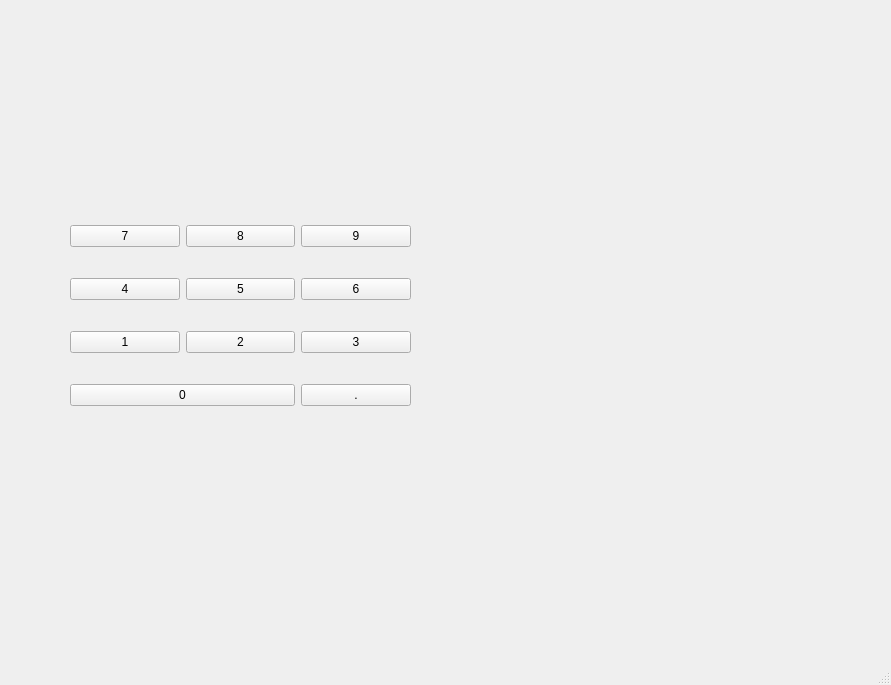
<?xml version="1.0" encoding="UTF-8"?>
<ui version="4.0">
 <class>MainWindow</class>
 <widget class="QMainWindow" name="MainWindow">
  <property name="geometry">
   <rect>
    <x>0</x>
    <y>0</y>
    <width>891</width>
    <height>685</height>
   </rect>
  </property>
  <property name="windowTitle">
   <string>MainWindow</string>
  </property>
  <widget class="QWidget" name="centralwidget">
   <widget class="QWidget" name="">
    <property name="geometry">
     <rect>
      <x>70</x>
      <y>200</y>
      <width>341</width>
      <height>231</height>
     </rect>
    </property>
    <layout class="QGridLayout" name="gridLayout">
     <item row="3" column="2">
      <widget class="QPushButton" name="pushButton_4">
       <property name="text">
        <string>3</string>
       </property>
      </widget>
     </item>
     <item row="2" column="0">
      <widget class="QPushButton" name="pushButton_12">
       <property name="text">
        <string>4</string>
       </property>
      </widget>
     </item>
     <item row="3" column="1">
      <widget class="QPushButton" name="pushButton_3">
       <property name="text">
        <string>2</string>
       </property>
      </widget>
     </item>
     <item row="2" column="1">
      <widget class="QPushButton" name="pushButton_11">
       <property name="text">
        <string>5</string>
       </property>
      </widget>
     </item>
     <item row="2" column="2">
      <widget class="QPushButton" name="pushButton_9">
       <property name="text">
        <string>6</string>
       </property>
      </widget>
     </item>
     <item row="0" column="2">
      <widget class="QPushButton" name="pushButton_2">
       <property name="text">
        <string>9</string>
       </property>
      </widget>
     </item>
     <item row="0" column="0">
      <widget class="QPushButton" name="pushButton_10">
       <property name="text">
        <string>7</string>
       </property>
      </widget>
     </item>
     <item row="3" column="0">
      <widget class="QPushButton" name="pushButton_13">
       <property name="text">
        <string>1</string>
       </property>
      </widget>
     </item>
     <item row="0" column="1">
      <widget class="QPushButton" name="pushButton">
       <property name="text">
        <string>8</string>
       </property>
      </widget>
     </item>
     <item row="4" column="2">
      <widget class="QPushButton" name="pushButton_15">
       <property name="text">
        <string>.</string>
       </property>
      </widget>
     </item>
     <item row="4" column="0" colspan="2">
      <widget class="QPushButton" name="pushButton_14">
       <property name="text">
        <string>0</string>
       </property>
      </widget>
     </item>
    </layout>
   </widget>
  </widget>
  <widget class="QMenuBar" name="menubar">
   <property name="geometry">
    <rect>
     <x>0</x>
     <y>0</y>
     <width>891</width>
     <height>22</height>
    </rect>
   </property>
  </widget>
  <widget class="QStatusBar" name="statusbar"/>
 </widget>
 <resources/>
 <connections/>
</ui>
